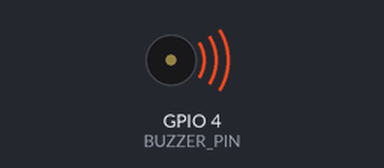
The program below on a simulated Raspberry Pi (BCM pin numbers). On the bench: buzzer (waves = sounding). At 2.0 s the program stops and its outputs stay as they are.

Above: at 0.1 s.
At 2.1 s:
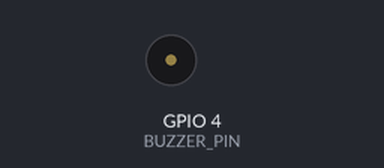
Timing chart, 0 to 3.5 s (numbered marks = the images above):
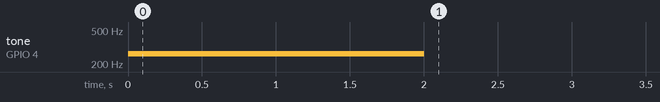

Measured:
- by itself, tone on GPIO 4 (BUZZER_PIN): silent → 262 Hz at 0.00 s, → silent 2.0 s later

The program:

piezo_buzzer.py
```python
# 도 출력하기
import RPi.GPIO as GPIO
import time

BUZZER_PIN = 4
GPIO.setmode(GPIO.BCM)
GPIO.setup(BUZZER_PIN, GPIO.OUT)

#주파수 설정(262Hz)
pwm = GPIO.PWM(BUZZER_PIN, 262)
pwm.start(10) #duty cycle(0~100) -소리 크기 조절

time.sleep(2)
pwm.ChangeDutyCycle(0) #부저음이 들리지 않음

pwm.stop()
GPIO.cleanup()
```
